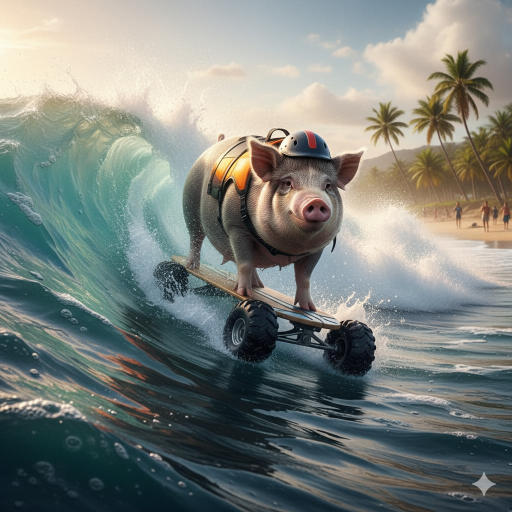
#> input picture ai_slop_detector/temp_upload.jpg, 1024 x 1024 px (shown at 1/2 size)
$ python -i dataset.py   (imports and definitions only)
#> lines starting #> are read from the running program, lines starting #| are printed output that depends on the picture
import os
import numpy as np
from pathlib import Path
from PIL import Image, ImageFilter, ImageDraw, ImageEnhance
from typing import List, Tuple

class SlopDatasetGenerator:
    def __init__(self, cache_dir: str = './data/cache'):
        self.cache_dir = Path(cache_dir)
        self.cache_dir.mkdir(parents=True, exist_ok=True)

    # [52 lines left out: function generate_synthetic_images, not called in this run]

    def generate_slop_variants(self, base_images: List[str], num_samples: int = 100) -> List[str]:
        slop_paths = []

        for idx in range(num_samples):
            base_path = base_images[idx % len(base_images)]
            save_path = self.cache_dir / f"slop_{idx}.jpg"

            if save_path.exists():
                slop_paths.append(str(save_path))
                continue

            img = Image.open(base_path).convert('RGB')
            np_img = np.array(img)

            noise_level = np.random.uniform(0.05, 0.15)
            noise = np.random.normal(0, noise_level * 255, np_img.shape)
            slop_img = np.clip(np_img + noise, 0, 255).astype(np.uint8)

            slop_img = Image.fromarray(slop_img)
            slop_img = slop_img.filter(ImageFilter.SMOOTH_MORE)
            slop_img = slop_img.filter(ImageFilter.GaussianBlur(radius=2.5))
            slop_img = slop_img.filter(ImageFilter.SMOOTH)

            enhancer = ImageEnhance.Sharpness(slop_img)
            slop_img = enhancer.enhance(0.5)

            slop_img.save(save_path, quality=65)
            slop_paths.append(str(save_path))

            if (idx + 1) % 20 == 0:
                print(f"Generated slop image {idx + 1}/{num_samples}")

        return slop_paths

    # [20 lines left out: function create_dataset, not called in this run]

>>> import cv2
>>> picture = cv2.imread('../temp_upload.jpg', cv2.IMREAD_GRAYSCALE)
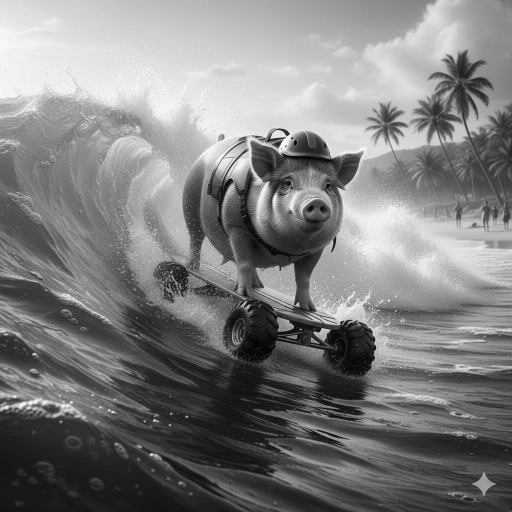
#> picture: shape (1024, 1024) (shown at 1/2 size); min 0, max 255, mean 126.8
>>> result = SlopDatasetGenerator().generate_slop_variants(picture)
#> in generate_slop_variants, `base_path = base_images[idx % len(base_images)]`: base_path = 1024 values, max 221 at index 0, min 117 at index 1007, mean 173.6
#> (the run stopped early here; a loop or call above may not have finished)
